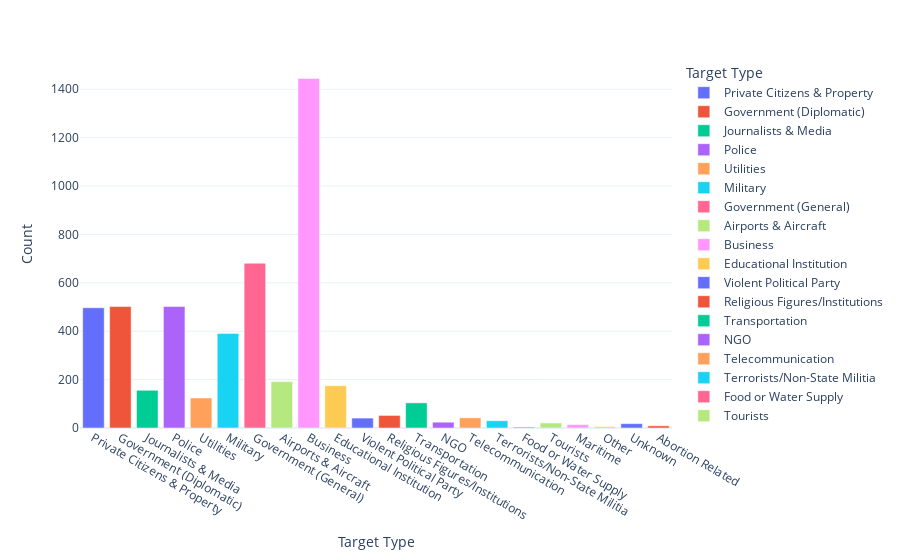

The code cell stored with this chart in its notebook:
### Code cell
#Observation
#It is observed that 2015 marks the highest Casualities records.

#Type of Target Attacks
target = list(dataset['Target_type'])
target_map = dict(Counter(target))
target_df = pd.DataFrame(target_map.items())
target_df.columns = ['Target Type','Count']
px.bar(data_frame=target_df,x = 'Target Type',y = 'Count',color='Target Type',template='plotly_white')

### Figure 1 — Plotly figure (JSON) as saved in the notebook; plotly's stock layout.template omitted (floating-point values rounded to 4 significant figures)
{"data": [{"alignmentgroup": "True", "hovertemplate": "Target Type=%{x}<br>Count=%{y}<extra></extra>", "legendgroup": "Private Citizens & Property", "marker": {"color": "#636efa", "pattern": {"shape": ""}}, "name": "Private Citizens & Property", "offsetgroup": "Private Citizens & Property", "orientation": "v", "showlegend": true, "textposition": "auto", "x": ["Private Citizens & Property"], "xaxis": "x", "y": [497], "yaxis": "y", "type": "bar"}, {"alignmentgroup": "True", "hovertemplate": "Target Type=%{x}<br>Count=%{y}<extra></extra>", "legendgroup": "Government (Diplomatic)", "marker": {"color": "#EF553B", "pattern": {"shape": ""}}, "name": "Government (Diplomatic)", "offsetgroup": "Government (Diplomatic)", "orientation": "v", "showlegend": true, "textposition": "auto", "x": ["Government (Diplomatic)"], "xaxis": "x", "y": [502], "yaxis": "y", "type": "bar"}, {"alignmentgroup": "True", "hovertemplate": "Target Type=%{x}<br>Count=%{y}<extra></extra>", "legendgroup": "Journalists & Media", "marker": {"color": "#00cc96", "pattern": {"shape": ""}}, "name": "Journalists & Media", "offsetgroup": "Journalists & Media", "orientation": "v", "showlegend": true, "textposition": "auto", "x": ["Journalists & Media"], "xaxis": "x", "y": [156], "yaxis": "y", "type": "bar"}, {"alignmentgroup": "True", "hovertemplate": "Target Type=%{x}<br>Count=%{y}<extra></extra>", "legendgroup": "Police", "marker": {"color": "#ab63fa", "pattern": {"shape": ""}}, "name": "Police", "offsetgroup": "Police", "orientation": "v", "showlegend": true, "textposition": "auto", "x": ["Police"], "xaxis": "x", "y": [502], "yaxis": "y", "type": "bar"}, {"alignmentgroup": "True", "hovertemplate": "Target Type=%{x}<br>Count=%{y}<extra></extra>", "legendgroup": "Utilities", "marker": {"color": "#FFA15A", "pattern": {"shape": ""}}, "name": "Utilities", "offsetgroup": "Utilities", "orientation": "v", "showlegend": true, "textposition": "auto", "x": ["Utilities"], "xaxis": "x", "y": [124], "yaxis": "y", "type": "bar"}, {"alignmentgroup": "True", "hovertemplate": "Target Type=%{x}<br>Count=%{y}<extra></extra>", "legendgroup": "Military", "marker": {"color": "#19d3f3", "pattern": {"shape": ""}}, "name": "Military", "offsetgroup": "Military", "orientation": "v", "showlegend": true, "textposition": "auto", "x": ["Military"], "xaxis": "x", "y": [391], "yaxis": "y", "type": "bar"}, {"alignmentgroup": "True", "hovertemplate": "Target Type=%{x}<br>Count=%{y}<extra></extra>", "legendgroup": "Government (General)", "marker": {"color": "#FF6692", "pattern": {"shape": ""}}, "name": "Government (General)", "offsetgroup": "Government (General)", "orientation": "v", "showlegend": true, "textposition": "auto", "x": ["Government (General)"], "xaxis": "x", "y": [681], "yaxis": "y", "type": "bar"}, {"alignmentgroup": "True", "hovertemplate": "Target Type=%{x}<br>Count=%{y}<extra></extra>", "legendgroup": "Airports & Aircraft", "marker": {"color": "#B6E880", "pattern": {"shape": ""}}, "name": "Airports & Aircraft", "offsetgroup": "Airports & Aircraft", "orientation": "v", "showlegend": true, "textposition": "auto", "x": ["Airports & Aircraft"], "xaxis": "x", "y": [192], "yaxis": "y", "type": "bar"}, {"alignmentgroup": "True", "hovertemplate": "Target Type=%{x}<br>Count=%{y}<extra></extra>", "legendgroup": "Business", "marker": {"color": "#FF97FF", "pattern": {"shape": ""}}, "name": "Business", "offsetgroup": "Business", "orientation": "v", "showlegend": true, "textposition": "auto", "x": ["Business"], "xaxis": "x", "y": [1445], "yaxis": "y", "type": "bar"}, {"alignmentgroup": "True", "hovertemplate": "Target Type=%{x}<br>Count=%{y}<extra></extra>", "legendgroup": "Educational Institution", "marker": {"color": "#FECB52", "pattern": {"shape": ""}}, "name": "Educational Institution", "offsetgroup": "Educational Institution", "orientation": "v", "showlegend": true, "textposition": "auto", "x": ["Educational Institution"], "xaxis": "x", "y": [175], "yaxis": "y", "type": "bar"}, {"alignmentgroup": "True", "hovertemplate": "Target Type=%{x}<br>Count=%{y}<extra></extra>", "legendgroup": "Violent Political Party", "marker": {"color": "#636efa", "pattern": {"shape": ""}}, "name": "Violent Political Party", "offsetgroup": "Violent Political Party", "orientation": "v", "showlegend": true, "textposition": "auto", "x": ["Violent Political Party"], "xaxis": "x", "y": [41], "yaxis": "y", "type": "bar"}, {"alignmentgroup": "True", "hovertemplate": "Target Type=%{x}<br>Count=%{y}<extra></extra>", "legendgroup": "Religious Figures/Institutions", "marker": {"color": "#EF553B", "pattern": {"shape": ""}}, "name": "Religious Figures/Institutions", "offsetgroup": "Religious Figures/Institutions", "orientation": "v", "showlegend": true, "textposition": "auto", "x": ["Religious Figures/Institutions"], "xaxis": "x", "y": [52], "yaxis": "y", "type": "bar"}, {"alignmentgroup": "True", "hovertemplate": "Target Type=%{x}<br>Count=%{y}<extra></extra>", "legendgroup": "Transportation", "marker": {"color": "#00cc96", "pattern": {"shape": ""}}, "name": "Transportation", "offsetgroup": "Transportation", "orientation": "v", "showlegend": true, "textposition": "auto", "x": ["Transportation"], "xaxis": "x", "y": [104], "yaxis": "y", "type": "bar"}, {"alignmentgroup": "True", "hovertemplate": "Target Type=%{x}<br>Count=%{y}<extra></extra>", "legendgroup": "NGO", "marker": {"color": "#ab63fa", "pattern": {"shape": ""}}, "name": "NGO", "offsetgroup": "NGO", "orientation": "v", "showlegend": true, "textposition": "auto", "x": ["NGO"], "xaxis": "x", "y": [24], "yaxis": "y", "type": "bar"}, {"alignmentgroup": "True", "hovertemplate": "Target Type=%{x}<br>Count=%{y}<extra></extra>", "legendgroup": "Telecommunication", "marker": {"color": "#FFA15A", "pattern": {"shape": ""}}, "name": "Telecommunication", "offsetgroup": "Telecommunication", "orientation": "v", "showlegend": true, "textposition": "auto", "x": ["Telecommunication"], "xaxis": "x", "y": [42], "yaxis": "y", "type": "bar"}, {"alignmentgroup": "True", "hovertemplate": "Target Type=%{x}<br>Count=%{y}<extra></extra>", "legendgroup": "Terrorists/Non-State Militia", "marker": {"color": "#19d3f3", "pattern": {"shape": ""}}, "name": "Terrorists/Non-State Militia", "offsetgroup": "Terrorists/Non-State Militia", "orientation": "v", "showlegend": true, "textposition": "auto", "x": ["Terrorists/Non-State Militia"], "xaxis": "x", "y": [30], "yaxis": "y", "type": "bar"}, {"alignmentgroup": "True", "hovertemplate": "Target Type=%{x}<br>Count=%{y}<extra></extra>", "legendgroup": "Food or Water Supply", "marker": {"color": "#FF6692", "pattern": {"shape": ""}}, "name": "Food or Water Supply", "offsetgroup": "Food or Water Supply", "orientation": "v", "showlegend": true, "textposition": "auto", "x": ["Food or Water Supply"], "xaxis": "x", "y": [4], "yaxis": "y", "type": "bar"}, {"alignmentgroup": "True", "hovertemplate": "Target Type=%{x}<br>Count=%{y}<extra></extra>", "legendgroup": "Tourists", "marker": {"color": "#B6E880", "pattern": {"shape": ""}}, "name": "Tourists", "offsetgroup": "Tourists", "orientation": "v", "showlegend": true, "textposition": "auto", "x": ["Tourists"], "xaxis": "x", "y": [21], "yaxis": "y", "type": "bar"}, {"alignmentgroup": "True", "hovertemplate": "Target Type=%{x}<br>Count=%{y}<extra></extra>", "legendgroup": "Maritime", "marker": {"color": "#FF97FF", "pattern": {"shape": ""}}, "name": "Maritime", "offsetgroup": "Maritime", "orientation": "v", "showlegend": true, "textposition": "auto", "x": ["Maritime"], "xaxis": "x", "y": [14], "yaxis": "y", "type": "bar"}, {"alignmentgroup": "True", "hovertemplate": "Target Type=%{x}<br>Count=%{y}<extra></extra>", "legendgroup": "Other", "marker": {"color": "#FECB52", "pattern": {"shape": ""}}, "name": "Other", "offsetgroup": "Other", "orientation": "v", "showlegend": true, "textposition": "auto", "x": ["Other"], "xaxis": "x", "y": [6], "yaxis": "y", "type": "bar"}, {"alignmentgroup": "True", "hovertemplate": "Target Type=%{x}<br>Count=%{y}<extra></extra>", "legendgroup": "Unknown", "marker": {"color": "#636efa", "pattern": {"shape": ""}}, "name": "Unknown", "offsetgroup": "Unknown", "orientation": "v", "showlegend": true, "textposition": "auto", "x": ["Unknown"], "xaxis": "x", "y": [18], "yaxis": "y", "type": "bar"}, {"alignmentgroup": "True", "hovertemplate": "Target Type=%{x}<br>Count=%{y}<extra></extra>", "legendgroup": "Abortion Related", "marker": {"color": "#EF553B", "pattern": {"shape": ""}}, "name": "Abortion Related", "offsetgroup": "Abortion Related", "orientation": "v", "showlegend": true, "textposition": "auto", "x": ["Abortion Related"], "xaxis": "x", "y": [9], "yaxis": "y", "type": "bar"}], "layout": {"xaxis": {"anchor": "y", "domain": [0, 1], "title": {"text": "Target Type"}, "categoryorder": "array", "categoryarray": ["Private Citizens & Property", "Government (Diplomatic)", "Journalists & Media", "Police", "Utilities", "Military", "Government (General)", "Airports & Aircraft", "Business", "Educational Institution", "Violent Political Party", "Religious Figures/Institutions", "Transportation", "NGO", "Telecommunication", "Terrorists/Non-State Militia", "Food or Water Supply", "Tourists", "Maritime", "Other", "Unknown", "Abortion Related"]}, "yaxis": {"anchor": "x", "domain": [0, 1], "title": {"text": "Count"}}, "legend": {"title": {"text": "Target Type"}, "tracegroupgap": 0}, "margin": {"t": 60}, "barmode": "relative"}}
